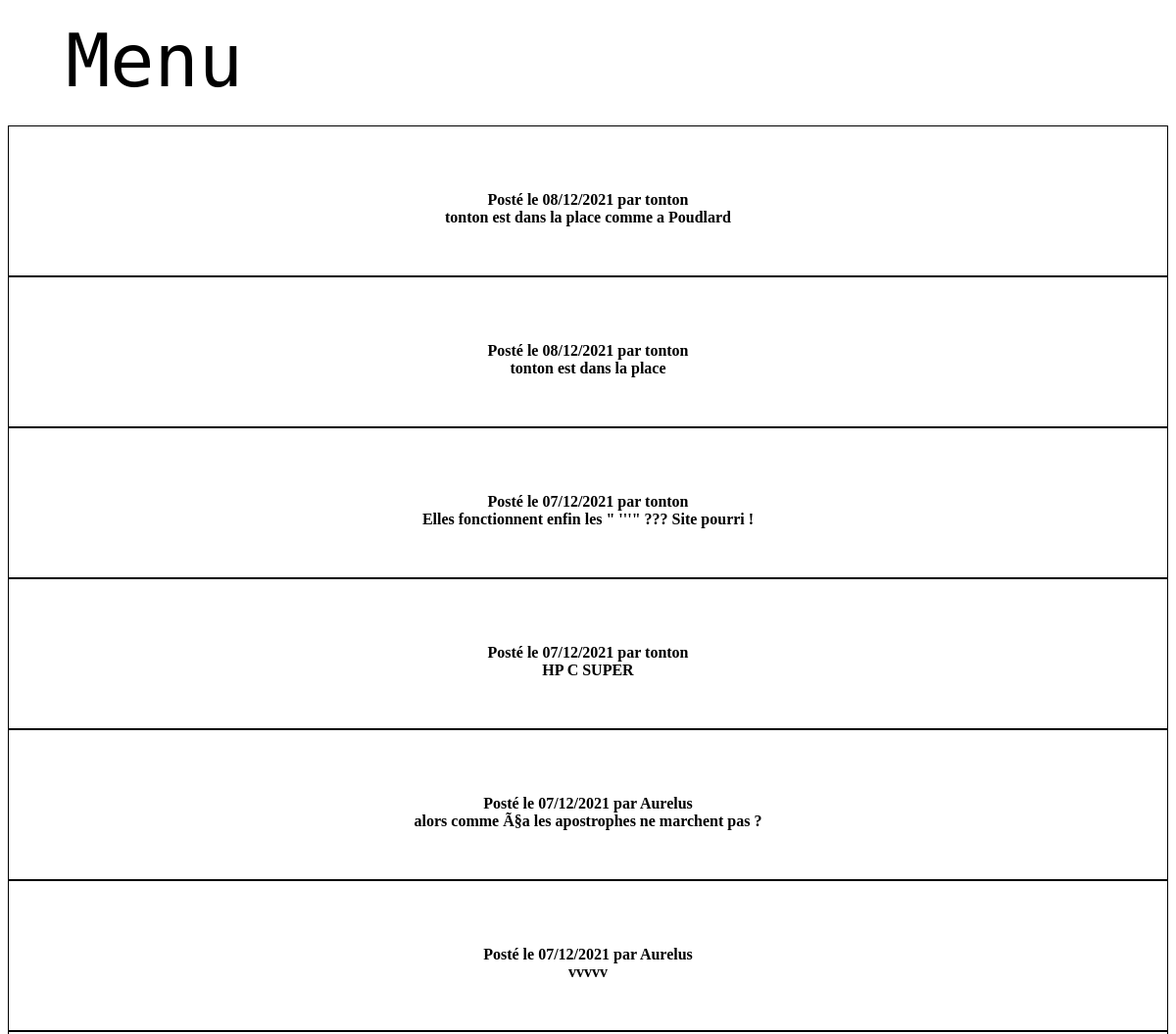
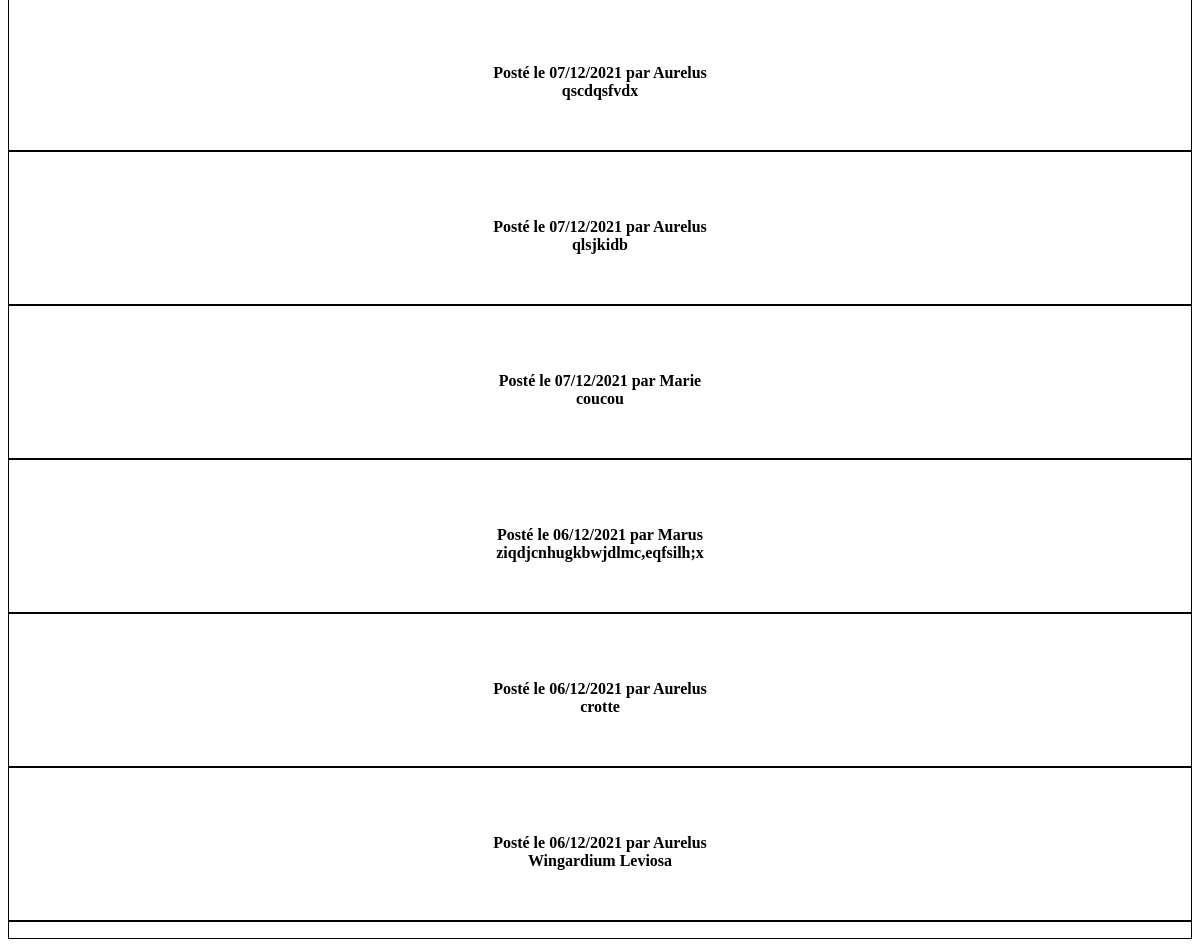
Screenshot of /php/livre-or.php with the database file from the repository (2 pictures, top to bottom).
### tables this page shows
CREATE TABLE IF NOT EXISTS `commentaires` (
  `id` int(11) NOT NULL AUTO_INCREMENT,
  `commentaire` text NOT NULL,
  `id_utilisateur` int(11) NOT NULL,
  `date` datetime NOT NULL,
  PRIMARY KEY (`id`)
);

CREATE TABLE IF NOT EXISTS `utilisateurs` (
  `id` int(11) NOT NULL AUTO_INCREMENT,
  `login` varchar(255) NOT NULL,
  `password` varchar(255) NOT NULL,
  PRIMARY KEY (`id`)
);

### php/livre-or.php (the view, shortened to what this page needs)
<?php
$bdd = mysqli_connect("localhost", "root", "", "livreor");
$req = mysqli_query($bdd, "SELECT commentaires.commentaire, commentaires.date, utilisateurs.login FROM commentaires INNER JOIN utilisateurs ON commentaires.id_utilisateur=utilisateurs.id ORDER BY date DESC");
$res = mysqli_fetch_all($req, MYSQLI_ASSOC);
?>
<!DOCTYPE html>
<html lang="fr">
<head>
    <link rel="stylesheet" href="../asset/css/livre-or.css">
</head>
<body>
<header>
        <nav>
        <ul>
      <li class="menu" style="float:left">
        <a href="javascript:void(0)" class="menu1">Menu</a>
      </li>
        </ul>
        </nav>
    </header>
<main>
    <?php
    echo "<div class='comm'>";
    for ($i = 0; isset($res[$i]); $i++) {
        $date = strtotime($res[$i]['date']);
        $login = $res[$i]['login'];
        $commentaires = $res[$i]['commentaire'];
        $commentaires = htmlentities($commentaires);
        echo '<p><b>Posté le ' . date("d/m/Y", $date) . ' par ' . $login;
        echo "<br/>$commentaires</b></p>";
    }
    echo "</div>";
    ?>
</main>
</body>
</html>

### asset/css/livre-or.css (style rules this page uses)
header { height: 15vh; }
ul { list-style-type: none; margin: 0; padding: 0; margin-left: 5%; overflow: hidden; }
li { float: left; border-right: 1px solid black; width: 150px; }
li:last-child { border-right: none; }
li a { display: block; color: black; text-align: center; padding: 14px 16px; text-decoration: none; }
header .menu { text-align: center; }
li a, .menu1 { display: inline-block; text-align: center; padding: 14px 16px; text-decoration: none; }
li.menu { display: inline-block; font-size: 75px; font-family: 'Major Mono Display', monospace; }
.menu a { border-bottom: 2px solid transparent; padding: 10px 0px; color: black; }
.comm { border: 1px solid black; text-align: center; }
.comm p { border-bottom: 2px solid black; padding: 50px; }

### rows the page displays
commentaires: date "08/12/2021", id_utilisateur.login "tonton", commentaire "tonton est dans la place comme a Poudlard"
commentaires: date "08/12/2021", id_utilisateur.login "tonton", commentaire "tonton est dans la place"
commentaires: date "07/12/2021", id_utilisateur.login "tonton", commentaire "Elles fonctionnent enfin les \" '''\" ??? Site pourri !"
commentaires: date "07/12/2021", id_utilisateur.login "tonton", commentaire "HP C SUPER"
commentaires: date "07/12/2021", id_utilisateur.login "Aurelus", commentaire "alors comme Ã§a les apostrophes ne marchent pas ?"
commentaires: date "07/12/2021", id_utilisateur.login "Aurelus", commentaire "vvvvv"
commentaires: date "07/12/2021", id_utilisateur.login "Aurelus", commentaire "qscdqsfvdx"
commentaires: date "07/12/2021", id_utilisateur.login "Aurelus", commentaire "qlsjkidb"
commentaires: date "07/12/2021", id_utilisateur.login "Marie", commentaire "coucou"
commentaires: date "06/12/2021", id_utilisateur.login "Marus", commentaire "ziqdjcnhugkbwjdlmc,eqfsilh;x"
commentaires: date "06/12/2021", id_utilisateur.login "Aurelus", commentaire "crotte"
commentaires: date "06/12/2021", id_utilisateur.login "Aurelus", commentaire "Wingardium Leviosa"
